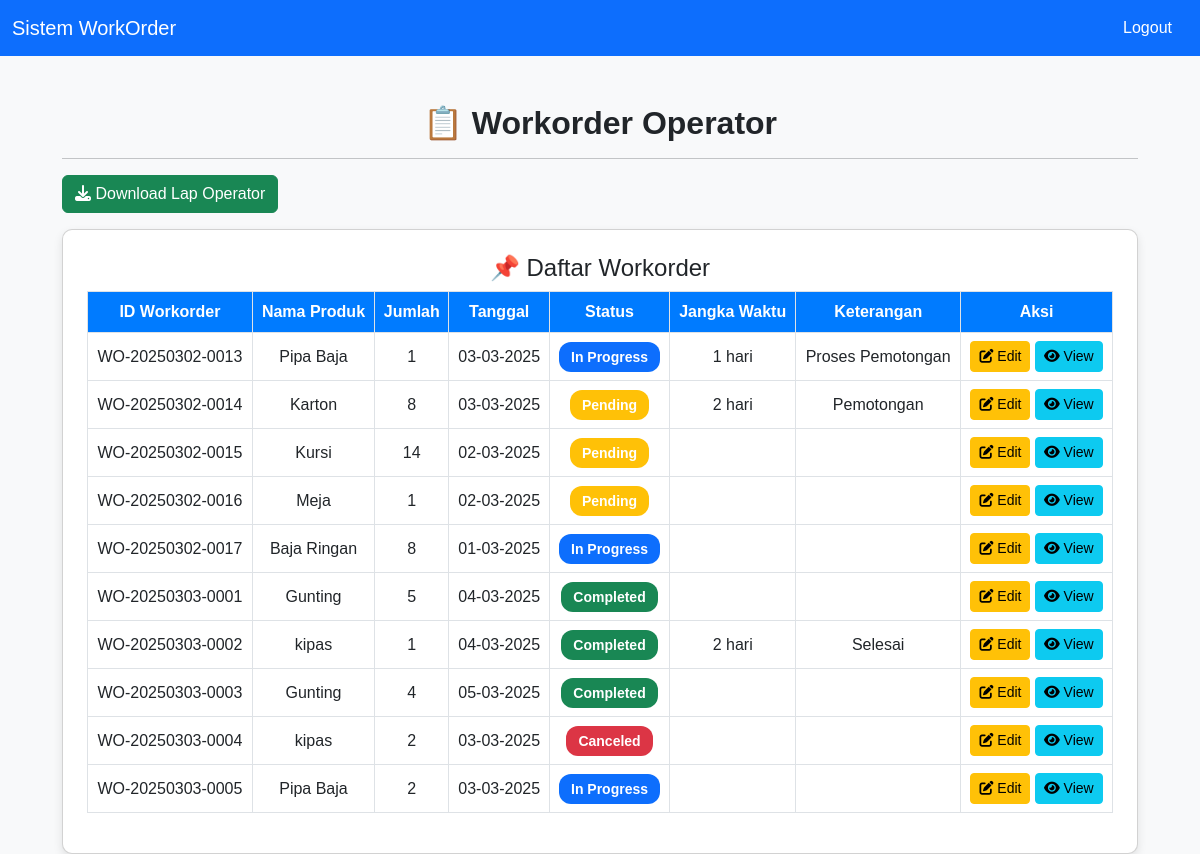
Page /operator/halaman_operator.php on the committed database.
### tables this page shows
CREATE TABLE `workorder` (
  `id_workorder` varchar(20) NOT NULL,
  `nproduk` varchar(100) NOT NULL,
  `jumlah` int(20) NOT NULL,
  `tanggal` date NOT NULL,
  `status` enum('Pending','In Progress','Completed','Canceled') NOT NULL,
  `jwaktu` varchar(20) NOT NULL,
  `keterangan` varchar(500) NOT NULL
);

### operator/halaman_operator.php (the view, shortened to what this page needs)
<?php
include '../koneksi.php';
?>
<!DOCTYPE html>
<html lang="id">
<head>
    <link rel="stylesheet" href="https://cdn.jsdelivr.net/npm/bootstrap@5.3.0/dist/css/bootstrap.min.css">
</head>
<body>
<nav class="navbar navbar-expand-lg navbar-dark bg-primary">
    <div class="container-fluid">
        <a class="navbar-brand" href="index.php">Sistem WorkOrder</a>
        <div class="collapse navbar-collapse" id="navbarNav">
            <ul class="navbar-nav ms-auto">
                <li class="nav-item">
                    <a class="nav-link btn btn-danger text-white px-3" href="../logout.php">Logout</a>
                </li>
            </ul>
        </div>
    </div>
</nav>
<div class="container mt-5">
    <h2 class="text-center text-dark fw-bold">📋 Workorder Operator</h2>
    <hr>
    <div class="d-flex justify-content-between mb-3">
        <a href="../laporan/lap_operator.php" class="btn btn-success"><i class="fas fa-download"></i> Download Lap Operator</a>
    </div>
    <div class="card p-4">
        <h4 class="text-center">📌 Daftar Workorder</h4>
        <div class="table-responsive">
            <table class="table table-bordered table-hover">
                <thead>
                    <tr>
                        <th>ID Workorder</th>
                        <th>Nama Produk</th>
                        <th>Jumlah</th>
                        <th>Tanggal</th>
                        <th>Status</th>
                        <th>Jangka Waktu</th>
                        <th>Keterangan</th>
                        <th>Aksi</th>
                    </tr>
                </thead>
                <tbody>
                    <?php
                    $data = mysqli_query($koneksi, "SELECT * FROM workorder");
                    while ($d = mysqli_fetch_array($data)) {
                        $statusColor = "";
                        switch ($d['status']) {
                            case "Pending": $statusColor = "warning"; break;
                            case "In Progress": $statusColor = "primary"; break;
                            case "Completed": $statusColor = "success"; break;
                            case "Canceled": $statusColor = "danger"; break;
                        }
                    ?>
                    <tr>
                        <td><?php echo $d['id_workorder']; ?></td>
                        <td><?php echo $d['nproduk']; ?></td>
                        <td><?php echo $d['jumlah']; ?></td>
                        <td><?php echo date("d-m-Y", strtotime($d['tanggal'])); ?></td>
                        <td><span class="badge bg-<?php echo $statusColor; ?>"><?php echo $d['status']; ?></span></td>
                        <td><?php echo $d['jwaktu']; ?></td>
                        <td><?php echo $d['keterangan']; ?></td>
                        <td>
                            <a href="edit_operator.php?id_workorder=<?php echo $d['id_workorder']; ?>" class="btn btn-sm btn-warning">
                                <i class="fas fa-edit"></i> Edit
                            </a>
                            <a href="view_operator.php?id_workorder=<?php echo $d['id_workorder']; ?>" class="btn btn-sm btn-info">
                                <i class="fas fa-eye"></i> View
                            </a>
                        </td>
                    </tr>
                    <?php } ?>
                </tbody>
            </table>
        </div>
    </div>
</div>
</body>
</html>

### operator/halaman_operator.php (style rules this page uses)
body { font-family: 'Poppins', sans-serif; background-color: #f8f9fa; }
.container { max-width: 1100px; }
.card { border-radius: 10px; box-shadow: 0px 4px 10px rgba(0, 0, 0, 0.1); background: #ffffff; }
.table th { background-color: #007bff; color: white; text-align: center; }
.table td { vertical-align: middle; text-align: center; }
.badge { font-size: 14px; padding: 8px 12px; border-radius: 12px; }

### rows in the picture
workorder: id_workorder "WO-20250302-0013", nproduk "Pipa Baja", jumlah "1", tanggal "03-03-2025", status "In Progress", jwaktu "1 hari", keterangan "Proses Pemotongan"
workorder: id_workorder "WO-20250302-0014", nproduk "Karton", jumlah "8", tanggal "03-03-2025", status "Pending", jwaktu "2 hari", keterangan "Pemotongan"
workorder: id_workorder "WO-20250302-0015", nproduk "Kursi", jumlah "14", tanggal "02-03-2025", status "Pending"
workorder: id_workorder "WO-20250302-0016", nproduk "Meja", jumlah "1", tanggal "02-03-2025", status "Pending"
workorder: id_workorder "WO-20250302-0017", nproduk "Baja Ringan", jumlah "8", tanggal "01-03-2025", status "In Progress"
workorder: id_workorder "WO-20250303-0001", nproduk "Gunting", jumlah "5", tanggal "04-03-2025", status "Completed"
workorder: id_workorder "WO-20250303-0002", nproduk "kipas", jumlah "1", tanggal "04-03-2025", status "Completed", jwaktu "2 hari", keterangan "Selesai"
workorder: id_workorder "WO-20250303-0003", nproduk "Gunting", jumlah "4", tanggal "05-03-2025", status "Completed"
workorder: id_workorder "WO-20250303-0004", nproduk "kipas", jumlah "2", tanggal "03-03-2025", status "Canceled"
workorder: id_workorder "WO-20250303-0005", nproduk "Pipa Baja", jumlah "2", tanggal "03-03-2025", status "In Progress"
